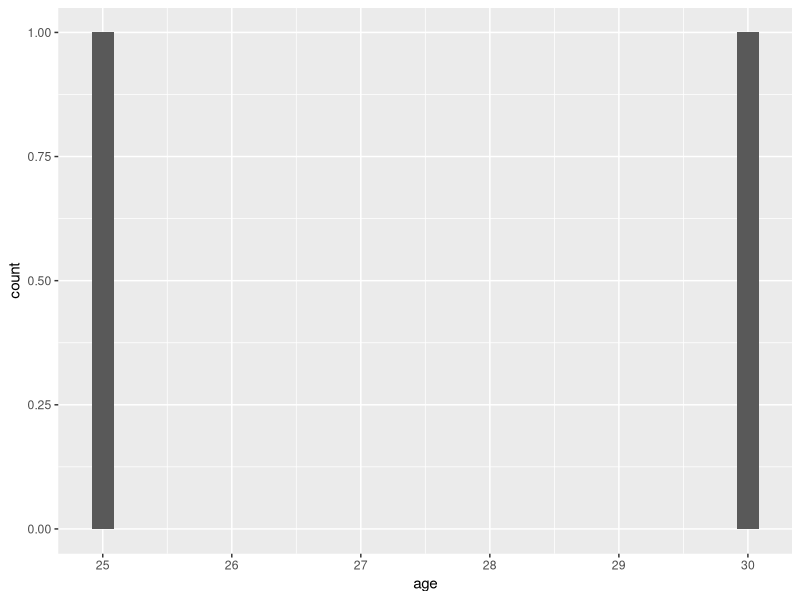

Write R code to recreate this figure.
# Load packages
library(tidyverse)
# import pandas and matplotlib 

# vector
nums <- c(1, 2, 3, 4, 5)
# list/arrays in python

# data frame
df <- data.frame(
  name = c("Alice", "Bob", "Carla"),
  age = c(25, 30, 22)
)
# pandas DataFrame

# A simple function
square <- function(x) {
  return(x^2)
}
# functions in both

# Apply function in a for-loop
for (i in nums) {
  print(square(i))
}
# python for loops

# A tidyverse pipeline
df_filtered <- df %>%
  filter(age > 23) %>%
  select(name, age)
# pandas equivalent pipeline

## ggplot 
ggplot(df_filtered, aes(x = age)) +
  geom_histogram()
# needs to be translated into matplotlib
